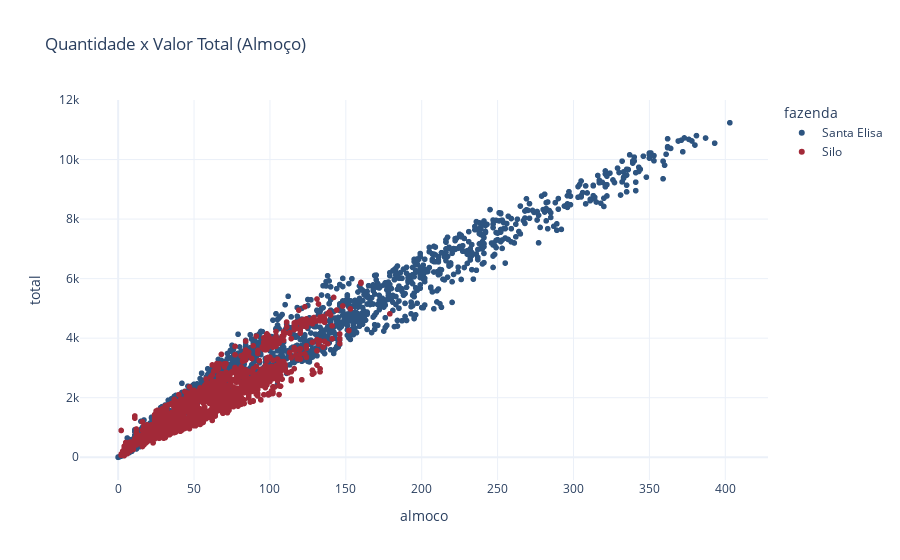
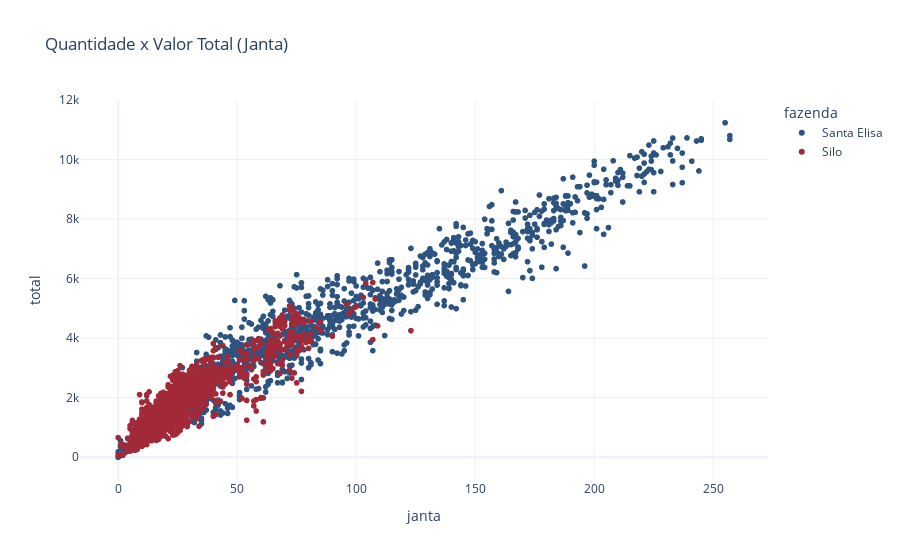
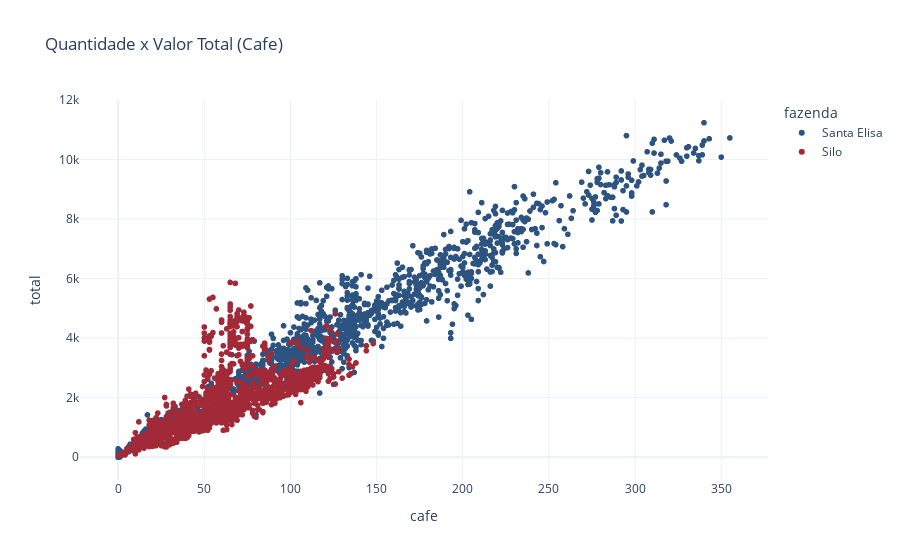

Notebook cell for these charts, in order:
### Code cell
# 007. Correlação entre quantidade e valor total das refeições
fig6 = px.scatter(df, x='almoco', y='total', color='fazenda',
                  title='Quantidade x Valor Total (Almoço)')
fig6.show()

fig7 = px.scatter(df, x='janta', y='total', color='fazenda',
                  title='Quantidade x Valor Total (Janta)')
fig7.show()

fig8 = px.scatter(df, x='cafe', y='total', color='fazenda',
                  title='Quantidade x Valor Total (Cafe)')
fig8.show()

fig9 = px.scatter(df, x='lanche', y='total', color='fazenda',
                  title='Quantidade x Valor Total (Lanche)')
fig9.show()

### Figure 1 — Plotly figure (JSON) as saved in the notebook; plotly's stock layout.template omitted (floating-point values rounded to 4 significant figures; data arrays with more than 128 entries replaced by an {"elided": "..."} marker saying what was removed)
{"data": [{"hovertemplate": "fazenda=Santa Elisa<br>almoco=%{x}<br>total=%{y}<extra></extra>", "legendgroup": "Santa Elisa", "marker": {"color": "#2d5480", "symbol": "circle"}, "mode": "markers", "name": "Santa Elisa", "showlegend": true, "type": "scattergl", "x": {"elided": "1535 int values"}, "xaxis": "x", "y": {"elided": "1535 float values"}, "yaxis": "y"}, {"hovertemplate": "fazenda=Silo<br>almoco=%{x}<br>total=%{y}<extra></extra>", "legendgroup": "Silo", "marker": {"color": "#a22938", "symbol": "circle"}, "mode": "markers", "name": "Silo", "showlegend": true, "type": "scattergl", "x": {"elided": "1535 int values"}, "xaxis": "x", "y": {"elided": "1535 float values"}, "yaxis": "y"}], "layout": {"legend": {"title": {"text": "fazenda"}, "tracegroupgap": 0}, "title": {"text": "Quantidade x Valor Total (Almoço)"}, "xaxis": {"anchor": "y", "domain": [0, 1], "title": {"text": "almoco"}}, "yaxis": {"anchor": "x", "domain": [0, 1], "title": {"text": "total"}}}}

### Figure 2 — Plotly figure (JSON) as saved in the notebook; plotly's stock layout.template omitted (floating-point values rounded to 4 significant figures; data arrays with more than 128 entries replaced by an {"elided": "..."} marker saying what was removed)
{"data": [{"hovertemplate": "fazenda=Santa Elisa<br>janta=%{x}<br>total=%{y}<extra></extra>", "legendgroup": "Santa Elisa", "marker": {"color": "#2d5480", "symbol": "circle"}, "mode": "markers", "name": "Santa Elisa", "showlegend": true, "type": "scattergl", "x": {"elided": "1535 int values"}, "xaxis": "x", "y": {"elided": "1535 float values"}, "yaxis": "y"}, {"hovertemplate": "fazenda=Silo<br>janta=%{x}<br>total=%{y}<extra></extra>", "legendgroup": "Silo", "marker": {"color": "#a22938", "symbol": "circle"}, "mode": "markers", "name": "Silo", "showlegend": true, "type": "scattergl", "x": {"elided": "1535 int values"}, "xaxis": "x", "y": {"elided": "1535 float values"}, "yaxis": "y"}], "layout": {"legend": {"title": {"text": "fazenda"}, "tracegroupgap": 0}, "title": {"text": "Quantidade x Valor Total (Janta)"}, "xaxis": {"anchor": "y", "domain": [0, 1], "title": {"text": "janta"}}, "yaxis": {"anchor": "x", "domain": [0, 1], "title": {"text": "total"}}}}

### Figure 3 — Plotly figure (JSON) as saved in the notebook; plotly's stock layout.template omitted (floating-point values rounded to 4 significant figures; data arrays with more than 128 entries replaced by an {"elided": "..."} marker saying what was removed)
{"data": [{"hovertemplate": "fazenda=Santa Elisa<br>cafe=%{x}<br>total=%{y}<extra></extra>", "legendgroup": "Santa Elisa", "marker": {"color": "#2d5480", "symbol": "circle"}, "mode": "markers", "name": "Santa Elisa", "showlegend": true, "type": "scattergl", "x": {"elided": "1535 int values"}, "xaxis": "x", "y": {"elided": "1535 float values"}, "yaxis": "y"}, {"hovertemplate": "fazenda=Silo<br>cafe=%{x}<br>total=%{y}<extra></extra>", "legendgroup": "Silo", "marker": {"color": "#a22938", "symbol": "circle"}, "mode": "markers", "name": "Silo", "showlegend": true, "type": "scattergl", "x": {"elided": "1535 int values"}, "xaxis": "x", "y": {"elided": "1535 float values"}, "yaxis": "y"}], "layout": {"legend": {"title": {"text": "fazenda"}, "tracegroupgap": 0}, "title": {"text": "Quantidade x Valor Total (Cafe)"}, "xaxis": {"anchor": "y", "domain": [0, 1], "title": {"text": "cafe"}}, "yaxis": {"anchor": "x", "domain": [0, 1], "title": {"text": "total"}}}}
